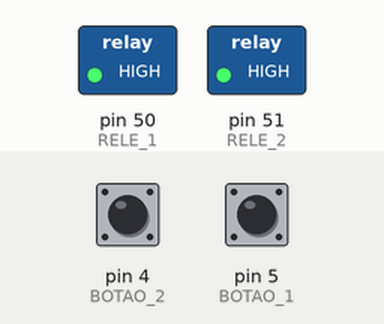
Bench run of a sketch on a simulated Arduino Mega 2560, built with avr-gcc and run on an emulated ATmega2560. Parts: switched loads named in the sketch (green lamp = pin HIGH). The inputs (shaded band) are chosen by the test bench; at power-on: pin 4 (BOTAO_2) HIGH, pin 5 (BOTAO_1) HIGH.

Above: at 1.2 s.
1.3 s: pin 4 (BOTAO_2) pulled LOW for 0.15 s
At 1.6 s:
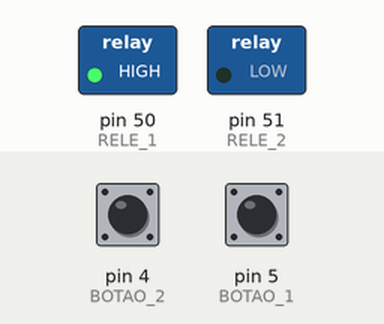
2.9 s: pin 5 (BOTAO_1) pulled LOW for 0.15 s
At 3.5 s:
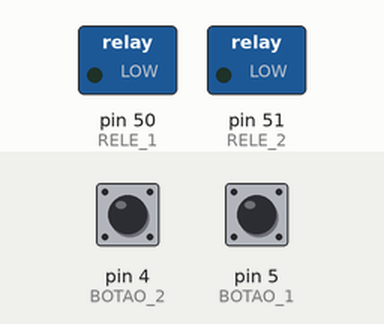
4.6 s: pin 4 (BOTAO_2) pulled LOW for 1 s
At 5.3 s:
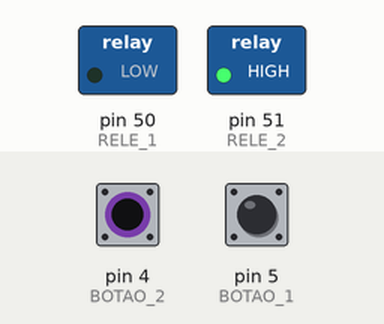
7.1 s: pin 4 (BOTAO_2) pulled LOW for 3.2 s
At 8.4 s:
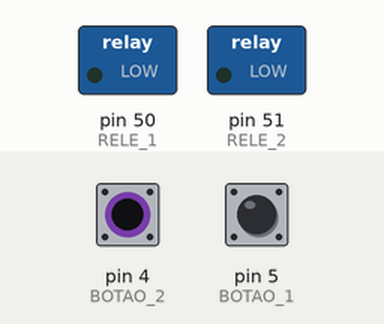
11.8 s: pin 5 (BOTAO_1) pulled LOW for 1 s
At 12.6 s:
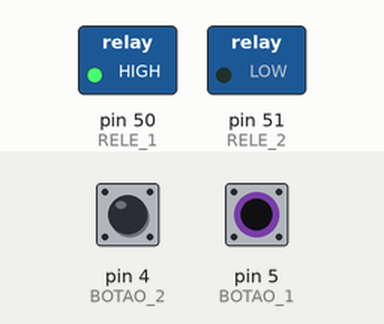
Timing chart, 0 to 14.8 s (numbered marks = the images above; inputs shaded):
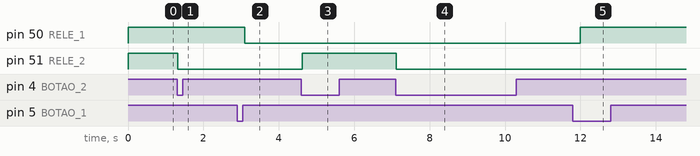

The sketch:

ModuloRele2Canais.ino
```cpp
/*  Este código é destinado a comutação dos relés de um módulo contendo dois canais por meio de chaves Push Bottom
 *  Benedito Lucas de Toledo
 *  DATA 01/06/2022
 *  ELETROKITS :  https://lista.mercadolivre.com.br/_CustId_325367602?item_id=MLB2659424372&category_id=MLB99779&seller_id=325367602&client=recoview-selleritems&recos_listing=true
 *  Youtube: https://www.youtube.com/channel/UCR_RgvW4hls1Q76Um_8IIjw
 *  GITHUB:  https://github.com/BeneditoLT
 */

//Definições de pinos de entrada e saída

#define BOTAO_1 5 //Botão 1 ligado ao pino 5
#define BOTAO_2 4 //Botão 2 ligado ao pino 4
#define RELE_1 50 // Relé 1 ligado ao pino 50
#define RELE_2 51 // Relé 1 ligado ao pino 51


// Definições de variáveis globais

int STrele1 = 1;
int STrele2 = 1;
int BT1status = 1;
int BT2status = 1;

//Bloco de configuração

void setup() {
  pinMode (BOTAO_1, INPUT);
  pinMode (BOTAO_2, INPUT);
  pinMode (RELE_1, OUTPUT);  //Obs.: a lógica de atuação do módulo relé é negativa, portanto, quanto a DDP entre o pino 50 ou 51 e o GND é 5V o canal está "Desligado" ou aberto
  pinMode (RELE_2, OUTPUT);
  digitalWrite(RELE_1, 1);  //Colocamos a lógica do relé em estado alto "5V" para que os canais iniciam desligado
  digitalWrite(RELE_2, 1);
}


void loop() { // Main loop


  if (digitalRead(BOTAO_1) == 0 && BT1status == 1) { //Verificar se o botão foi pressionado e o estado do filtro digital "BTstatus"
    STrele1 =  !STrele1;                             //Inverter o estado do relé
    delay(200);                                       //
    digitalWrite(RELE_1, STrele1);                   // Enviar a informação ao relé
    BT1status = 0;                                   // Mudar o estado do filtro para não repetir o ciclo


  }


  if (digitalRead(BOTAO_2) == 0 && BT2status == 1) {  //Verificar se o botão foi pressionado e o estado do filtro digital "BTstatus"
    STrele2 =  !STrele2;                              //Inverter o estado do relé
    delay(20);
    digitalWrite(RELE_2, STrele2);                    // Enviar a informação ao relé
    BT2status = 0;                                    // Mudar o estado do filtro para não repetir o ciclo


  }
  if (digitalRead(BOTAO_1) == 1  ) {                  // Verificar se o botão foi liberado

    BT1status = 1;                                    // Mudar o estado do filtro
  }
  if (digitalRead(BOTAO_2) == 1  ) {                  // Verificar se o botão foi liberado

    BT2status = 1;                                   // Mudar o estado do filtro
  }


}
```

Measured:
- after the input at 1.3 s, pin 51 (RELE_2): HIGH → LOW at once
- after the input at 2.9 s, pin 50 (RELE_1): HIGH → LOW after 0.20 s
- after the input at 4.6 s, pin 51 (RELE_2): LOW → HIGH at once
- after the input at 7.1 s, pin 51 (RELE_2): HIGH → LOW at once
- after the input at 11.8 s, pin 50 (RELE_1): LOW → HIGH after 0.20 s
